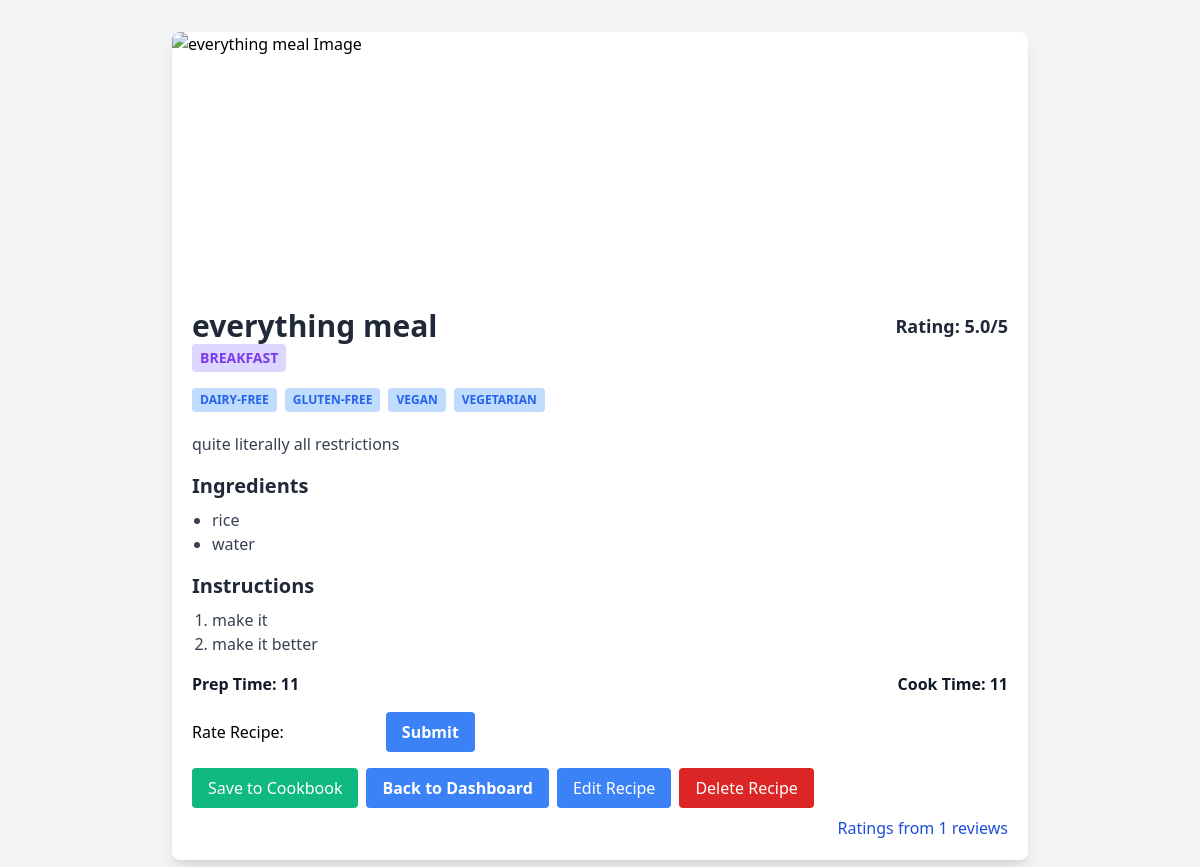
The app's page /recipe/everything-meal (signed in) with its own data.
### tables this page shows
CREATE TABLE recipe (
    recipe_id INTEGER PRIMARY KEY AUTOINCREMENT,
    recipe_name TEXT UNIQUE,
    Cuisine_ID TEXT,
    UserID INTEGER,
    recipe_description TEXT,
    prep_time INTEGER,  
    cook_time INTEGER,  
    recipe_image TEXT,  
    instructions TEXT,
    FOREIGN KEY(Cuisine_ID) REFERENCES cuisine(Cuisine_ID) ON DELETE SET NULL,
    FOREIGN KEY(UserID) REFERENCES users(Account_ID) ON DELETE CASCADE
);

CREATE TABLE recipe_restrictions (
    recipe_name VARCHAR(80),
    RecRestriction VARCHAR(30),
    FOREIGN KEY(recipe_name) REFERENCES recipe(recipe_name) ON DELETE CASCADE,
    PRIMARY KEY (recipe_name, RecRestriction)
);

CREATE TABLE ingredients (
    recipe_name VARCHAR(80),
    ingredient_name VARCHAR(80),
--    ingredient_type VARCHAR(30),
    FOREIGN KEY(recipe_name) REFERENCES recipe(recipe_name) ON DELETE CASCADE,
    PRIMARY KEY (recipe_name, ingredient_name)
);

### app.py (the view)
@app.route('/recipe/<slug>')
def view_recipe(slug):
    conn = get_db_connection()
    try:
        recipe_title = slug.replace("-", " ")
        recipe = conn.execute('SELECT * FROM recipe WHERE recipe_name = ?', (recipe_title,)).fetchone()
        ingredients = conn.execute('SELECT ingredient_name FROM ingredients WHERE recipe_name = ?', (recipe_title,)).fetchall()
        tags = conn.execute('SELECT RecRestriction FROM recipe_restrictions WHERE recipe_name = ?', (recipe_title,)).fetchall()
        rating_result = conn.execute('SELECT AVG(user_rating) AS avg_rating, COUNT(*) AS rating_count FROM rates WHERE recipe_name = ?', (recipe_title,)).fetchone()
        avg_rating = float(rating_result['avg_rating']) if rating_result['avg_rating'] is not None else 0
        rating_count = rating_result['rating_count']
        if recipe:
            return render_template('recipe.html', recipe=recipe, ingredients=ingredients, tags=tags, avg_rating=avg_rating, rating_count=rating_count)
        else:
            return 'Recipe not found', 404
    finally:
        conn.close()

### app.py (called while the page is built)
def get_db_connection():
    conn = sqlite3.connect(DATABASE)
    conn.row_factory = sqlite3.Row
    return conn

### templates/recipe.html (shortened to what this page needs)
<!DOCTYPE html>
<html lang="en">
<head>
    <link href="https://cdn.jsdelivr.net/npm/tailwindcss@2.2.19/dist/tailwind.min.css" rel="stylesheet" />
</head>
<body class="bg-gray-100">
    <div class="max-w-4xl mx-auto px-5 py-8">
        <div class="bg-white rounded-lg shadow-lg overflow-hidden">
            <img src="/{{recipe.recipe_image}}" alt="{{ recipe.recipe_name }} Image" class="w-full h-64 object-cover object-center">
            <div class="p-5">
                <div class="flex justify-between items-center">
                    <h2 class="text-3xl font-bold text-gray-800">{{ recipe.recipe_name }}</h2>
                    <span class="text-lg font-bold text-gray-800">
                        Rating:
                        {% if avg_rating %}
                        {{ avg_rating|round(1, 'floor') }}/5
                        {% else %}
                        No ratings
                        {% endif %}
                    </span>
                </div>
                <span class="text-sm font-semibold inline-block py-1 px-2 uppercase rounded text-purple-600 bg-purple-200 mb-4">
                    {{ recipe.Cuisine_ID}}
                </span>
                <div class="flex flex-wrap mb-3">
                    {% for tag in tags %}
                    <span class="text-xs font-semibold inline-block py-1 px-2 uppercase rounded text-blue-600 bg-blue-200 mr-2 mb-2">
                        {{ tag.RecRestriction }}
                    </span>
                    {% endfor %}
                </div>
                <p class="text-gray-700 mb-4">{{ recipe.recipe_description }}</p>
                <div class="mb-4">
                    <h3 class="text-xl font-semibold text-gray-800 mb-2">Ingredients</h3>
                    <ul class="list-disc ml-5 text-gray-700">
                        {% for ingredient in ingredients %}
                        <li>{{ ingredient.ingredient_name }}</li>
                        {% endfor %}
                    </ul>
                </div>
                <div class="mb-4">
                    <h3 class="text-xl font-semibold text-gray-800 mb-2">Instructions</h3>
                    <ol class="list-decimal ml-5 text-gray-700">
                        {% for step in recipe.instructions.split('\n') %}
                        <li>{{ step }}</li>
                        {% endfor %}
                    </ol>
                </div>
                <div class="flex justify-between items-center mt-4">
                    <span class="text-gray-900 font-bold">Prep Time: {{ recipe.prep_time }}</span>
                    <span class="text-gray-900 font-bold">Cook Time: {{ recipe.cook_time }}</span>
                </div>
                <div class="mt-4">
                    <form id="ratingForm" action="/rate-recipe" method="post" class="flex items-center">
                        <label for="rating">Rate Recipe:</label>
                        <input type="number" id="rating" name="rating" min="1" max="5" required class="mx-4">
                        <button type="submit" class="bg-blue-500 hover:bg-blue-700 text-white font-bold py-2 px-4 rounded"> Submit</button>
                    </form>
                </div>
                <div class="flex space-x-2 mt-4">
                    {% if session['user_id'] or session.get('is_admin', False) %}
                    <button id="cookbookButton" onclick="toggleCookbook('{{ recipe.recipe_name | replace(' ', '-') }}')" class="px-4 py-2 bg-green-500 hover:bg-green-700 text-white rounded">Save to Cookbook</button>
                    <button onclick="location.href='/dashboard';" class="px-4 py-2 bg-blue-500 hover:bg-blue-700 text-white font-bold rounded">Back to Dashboard</button>
                    {% endif %}
                    {% if session['user_id'] == recipe.UserID or session.get('is_admin', False) %}
                    <button onclick="location.href='/edit-recipe/{{ recipe.recipe_name | replace(' ', '-') }}';" class="px-4 py-2 bg-blue-500 hover:bg-blue-700 text-white rounded">Edit Recipe</button>
                    <button onclick="deleteRecipe('{{ recipe.recipe_name | replace(' ', '-') }}')" class="px-4 py-2 bg-red-600 hover:bg-red-800 text-white rounded">Delete Recipe</button>
                    {% endif %}
                </div>
                <div class="text-right mt-2">
                    <span class="text-md font-medium text-blue-700">Ratings from {{ rating_count }} reviews</span>
                </div>
            </div>
        </div>
    </div>
</body>
</html>

### records on screen
recipe: recipe_name "everything meal", Cuisine_ID "BREAKFAST", recipe_description "quite literally all restrictions", prep_time "11", cook_time "11"
recipe_restrictions: RecRestriction "DAIRY-FREE"
recipe_restrictions: RecRestriction "GLUTEN-FREE"
recipe_restrictions: RecRestriction "VEGAN"
recipe_restrictions: RecRestriction "VEGETARIAN"
ingredients: ingredient_name "rice"
ingredients: ingredient_name "water"

### other values on screen
{{ avg_rating|round(1, 'floor') }} "5.0"
{{ step }} "make it" "make it better"
{{ rating_count }} "1"
